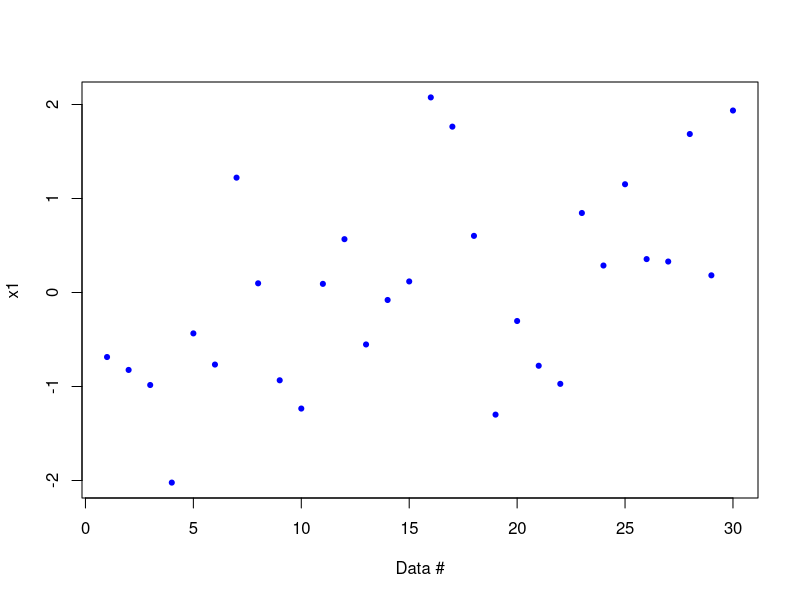

Write the R code that produced this figure.
print('file: LookScatterQuickAndDirty.R')
# data:
x1 = c(-0.68644, -0.82379, -0.98416, -2.02230, -0.43507, -0.76655,
       1.22178, 0.09767, -0.93391, -1.23458, 0.09188, 0.56736,
       -0.55276, -0.07969, 0.11767, 2.07541, 1.76443, 0.60249,
       -1.29916, -0.30322, -0.77935, -0.97190, 0.84580, 0.28698,
        1.15160, 0.35533, 0.32936, 1.68584, 0.18260, 1.93600)
# png('x1PlotScatter220218.png',width=16,height=16,units='cm',res=300)
plot(x1,type='p',lwd=3,cex=0.4,col='blue',xlab='Data #',ylab='x1') # QUICK & DIRTY
# dev.off()
